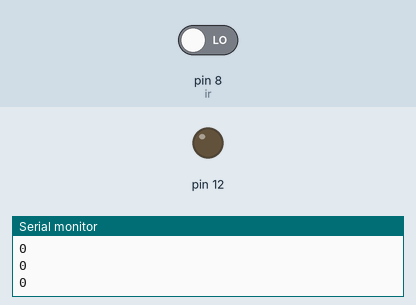
Bench run of a sketch on a simulated Arduino Uno, built with avr-gcc and run on an emulated ATmega328P. Parts: output pins drawn as LEDs (lit = HIGH), the last lines printed to the serial monitor. The inputs (shaded band) are chosen by the test bench; at power-on: pin 8 (ir) LOW.

Above: at 1.2 s.
1.3 s: pin 8 (ir) driven HIGH
At 1.7 s:
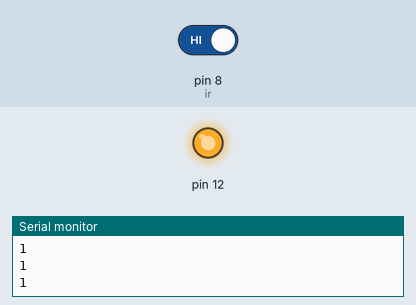
2.8 s: pin 8 (ir) driven LOW
At 4.1 s:
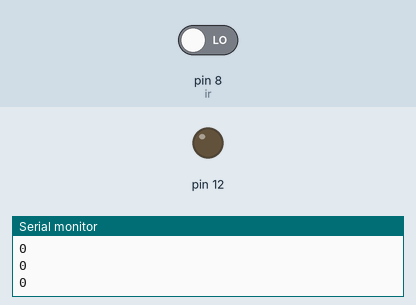
Timing chart, 0 to 5.8 s (numbered marks = the images above; inputs shaded):
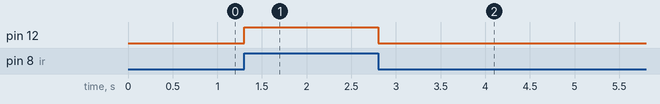

The sketch:

ir.ino
```cpp
int ir=8;
void setup()
{
 Serial.begin(9600);
  pinMode(12, OUTPUT);
  pinMode(ir,INPUT);
}
 void loop()
{
  int x= digitalRead(ir);
  Serial.println(x);
  if(x==1)
 {
  digitalWrite(12, HIGH); // set the LED on
 }
  else {
    digitalWrite(12, LOW); // set the LED off
 }
delay(100); // wait for a second
}
```

Measured:
- after the input at 1.3 s, pin 12: LOW → HIGH at once
- after the input at 2.8 s, pin 12: HIGH → LOW at once
